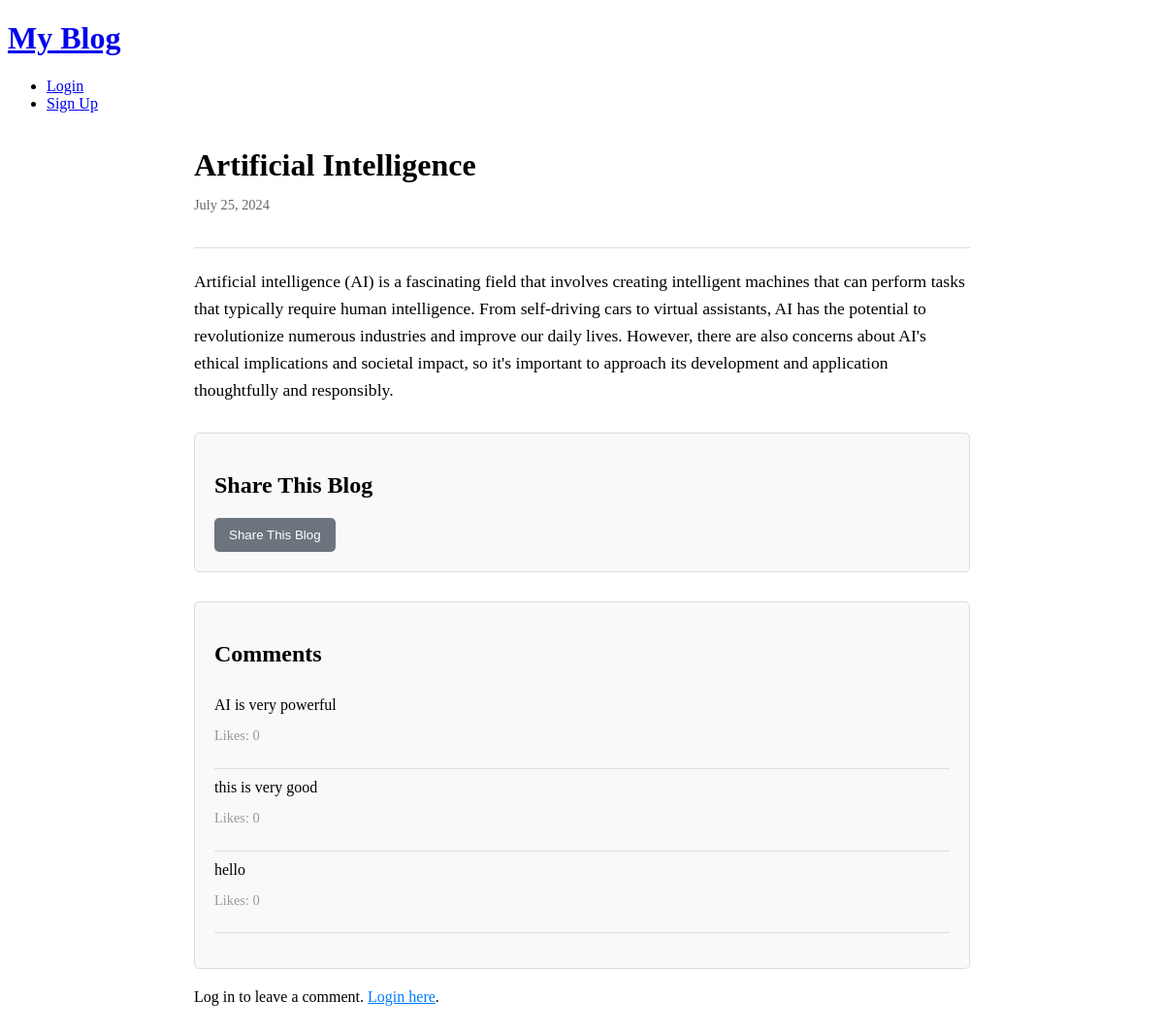
Page /blog/1/ on the committed database.
### blog/models.py (models this page shows, shortened)
class Blog(models.Model):
    title = models.CharField(max_length=200)
    body = models.TextField()
    author = models.ForeignKey(User, on_delete=models.CASCADE)
    created_at = models.DateTimeField(auto_now_add=True)
    updated_at = models.DateTimeField(auto_now=True)
    tags = TaggableManager()
    class Meta:
        ordering = ['-created_at']

class Comment(models.Model):
    blog = models.ForeignKey(Blog, on_delete=models.CASCADE, related_name='comments')
    author = models.ForeignKey(User, on_delete=models.CASCADE)
    body = models.TextField()
    created_at = models.DateTimeField(auto_now_add=True)
    likes = models.ManyToManyField(User, related_name='comment_likes', blank=True)

### blog/views.py (the view)
# urls.py: path('<int:id>/', views.blog_detail, name='blog_detail'),
def blog_detail(request, id):
    blog = get_object_or_404(Blog, id=id)
    comments = blog.comments.all()
    new_comment = None
    if request.method == 'POST':
        comment_form = CommentForm(request.POST)
        if comment_form.is_valid():
            new_comment = comment_form.save(commit=False)
            new_comment.blog = blog
            new_comment.author = request.user
            new_comment.save()
    else:
        comment_form = CommentForm()
    return render(request, 'blog/blog_detail.html', {'blog': blog, 'comments': comments, 'comment_form': comment_form, 'new_comment': new_comment})

### blog/templates/blog/blog_detail.html (shortened to what this page needs)
{% extends "base_generic.html" %}
{% block content %}
<div class="container">
    <header class="blog-header">
        <h1 class="blog-title">{{ blog.title }}</h1>
        <p class="blog-date">{{ blog.created_at|date:"F j, Y" }}</p>
    </header>
    <div class="blog-content">
        <p>{{ blog.body }}</p>
    </div>
    <section class="share-blog">
        <h2>Share This Blog</h2>
        <button class="btn btn-secondary" onclick="toggleShareForm()">Share This Blog</button>
    </section>
    <section class="comments-section">
        <h2>Comments</h2>
        {% if blog.comments.all %}
            <ul class="comments-list">
                {% for comment in blog.comments.all %}
                    <li class="comment">
                        <p class="comment-body">{{ comment.body }}</p>
                        <p class="comment-likes">Likes: {{ comment.likes.count }}</p>
                    </li>
                {% endfor %}
            </ul>
        {% else %}
            <p>No comments yet. Be the first to comment!</p>
        {% endif %}
    </section>
    {% if user.is_authenticated %}
        <section class="comment-form-section">
            <h2>Add a Comment</h2>
            <form method="post" class="comment-form">
                {% csrf_token %}
                {{ comment_form.as_p }}
                <button type="submit" class="btn btn-primary">Add Comment</button>
            </form>
        </section>
    {% else %}
        <p class="login-prompt">Log in to leave a comment. <a href="{% url 'login' %}">Login here</a>.</p>
    {% endif %}
</div>
{% endblock %}

### blog/static/css/styles.css (style rules this page uses)
.container { max-width: 800px; margin: 0 auto; padding: 20px; }
.blog-header { border-bottom: 1px solid #ddd; padding-bottom: 20px; margin-bottom: 20px; }
.blog-title { font-size: 2em; margin: 0; }
.blog-date { color: #666; font-size: 0.9em; }
.blog-content { font-size: 1.1em; line-height: 1.6; }
.share-blog { margin-top: 30px; padding: 20px; border: 1px solid #ddd; border-radius: 5px; background-color: #f9f9f9; }
.comments-section { margin-top: 30px; padding: 20px; border: 1px solid #ddd; border-radius: 5px; background-color: #f9f9f9; }
.comments-list { list-style-type: none; padding: 0; }
.comment { border-bottom: 1px solid #ddd; padding: 10px 0; }
.comment-body { font-size: 1em; margin: 0; }
.comment-likes { color: #999; font-size: 0.9em; }
.btn-secondary { background-color: #6c757d; color: white; border: none; padding: 10px 15px; border-radius: 5px; cursor: pointer; }
.login-prompt { margin-top: 20px; font-size: 1em; }
.login-prompt a { color: #007bff; }

### rows in the picture
Blog: title "Artificial Intelligence", created_at "July 25, 2024", body "Artificial intelligence (AI) is a fascinating field that involves creating intelligent machines that can perform tasks that typically require human intelligence. From self-driving cars to virtual assistants, AI has the potential to revolutionize numerous industries and improve our daily lives. However, there are also concerns about AI's ethical implications and societal impact, so it's important to approach its development and application thoughtfully and responsibly."
Comment: body "AI is very powerful", likes.count "0"
Comment: body "this is very good", likes.count "0"
Comment: body "hello", likes.count "0"
